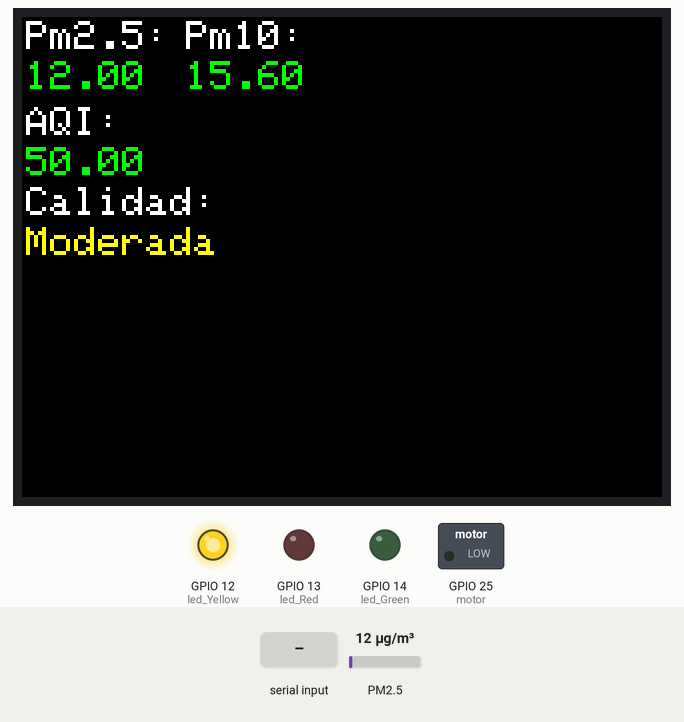
Simulated run of this sketch. Board: ESP32. Parts: 320×240 colour display, switched loads named in the sketch (green lamp = pin HIGH), output pins drawn as LEDs (lit = HIGH). Inputs (shaded band) come from the test bench; at power-on: PM2.5 12 µg/m³. Nothing arrives over Bluetooth unless stated.

Above: at 2.4 s.
2.5 s: PM2.5 set to 6 µg/m³
At 3.9 s:
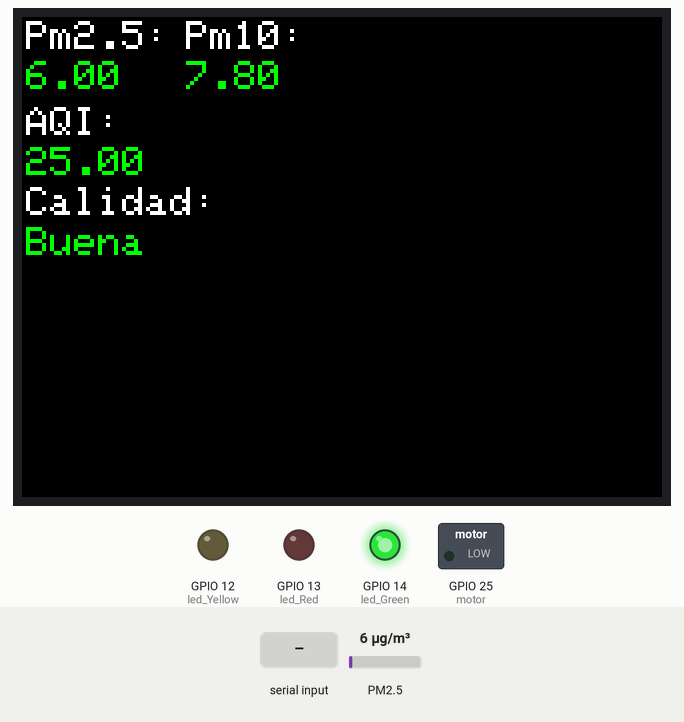
5.1 s: PM2.5 set to 9 µg/m³
At 6.6 s:
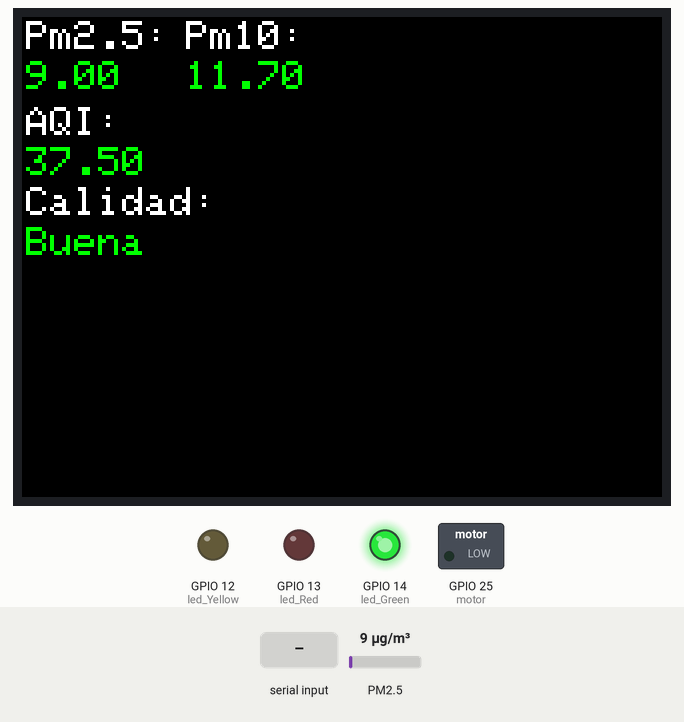
7.4 s: PM2.5 set to 13 µg/m³
At 9.4 s:
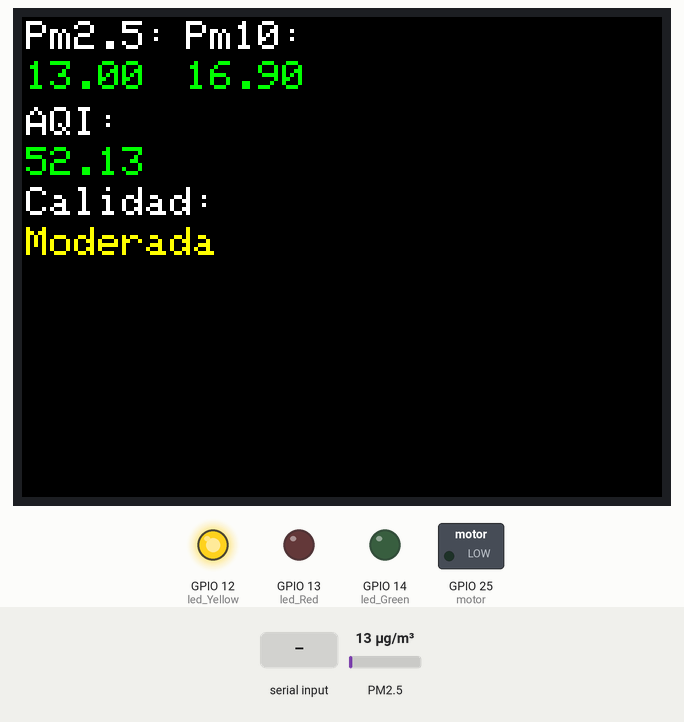
9.7 s: PM2.5 set to 51 µg/m³
At 11.0 s:
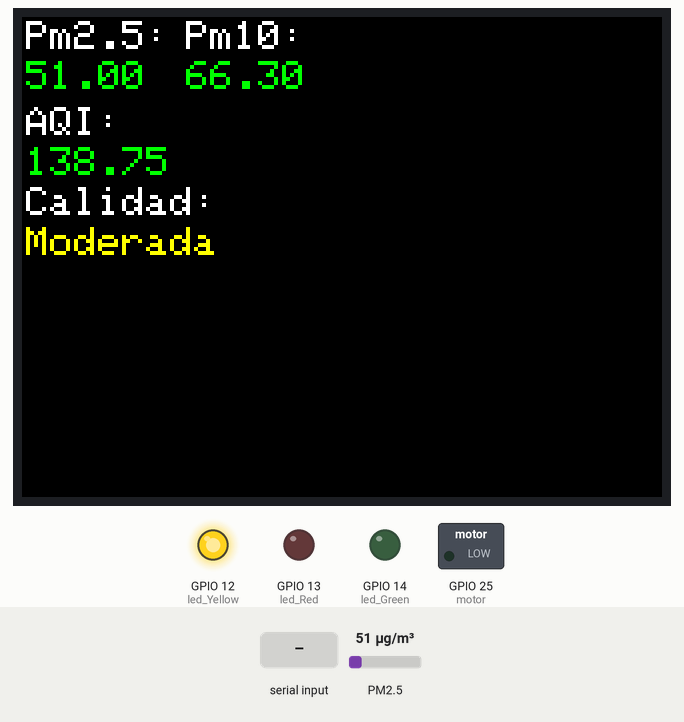
12.1 s: PM2.5 set to 59 µg/m³
At 13.9 s:
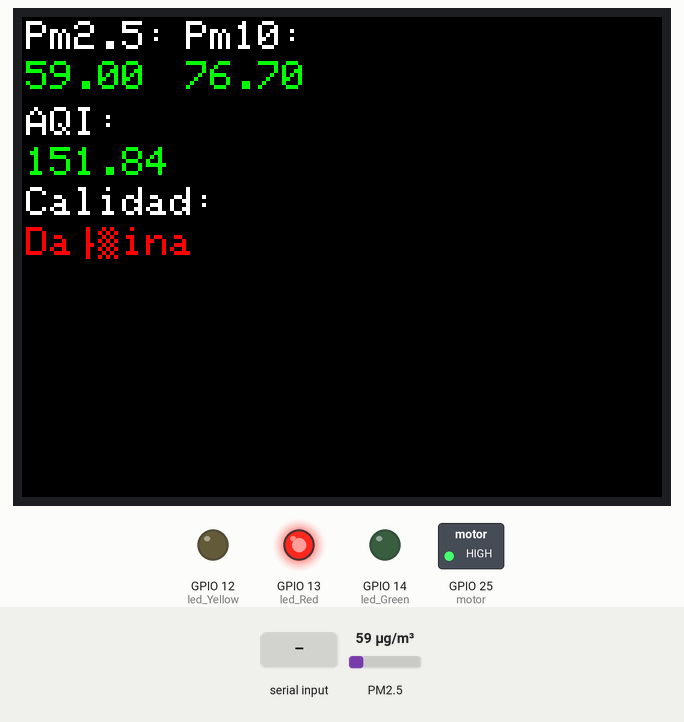
14.4 s: "0" received over the second serial link
At 15.7 s:
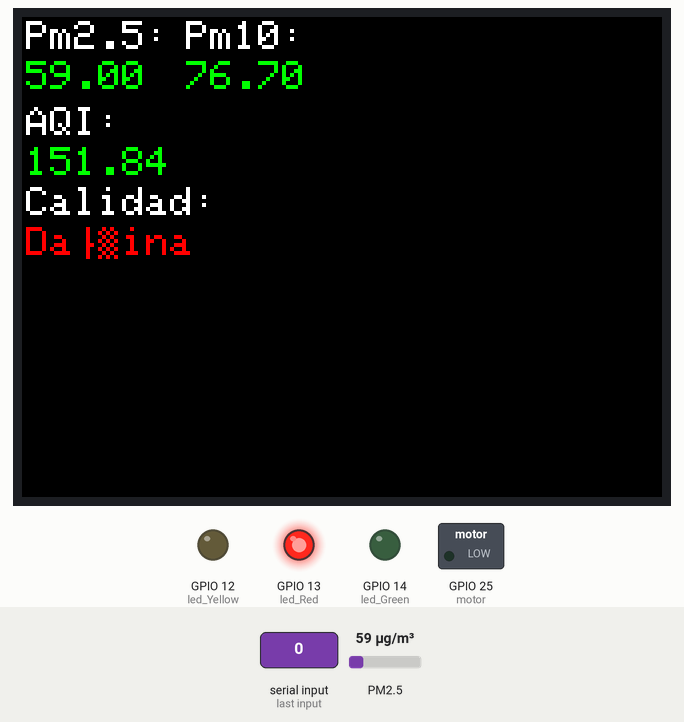
Timing chart, 0 to 17.1 s (numbered marks = the images above; inputs shaded):
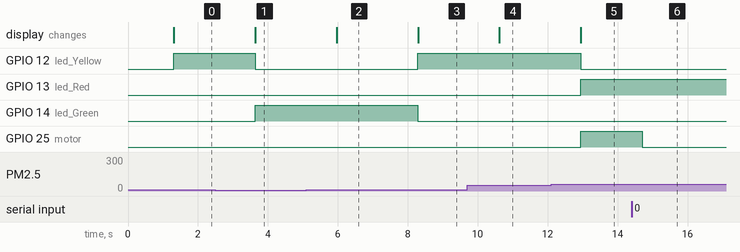

The sketch:

Proyecto.ino
```cpp
#include <SDS011.h>
#include <SPI.h>
#include <TFT_eSPI.h>
#include <HardwareSerial.h>
//#include <WiFi.h>
#include <BluetoothSerial.h>

BluetoothSerial SerialBT;
HardwareSerial SerialPort(2);
TFT_eSPI tft = TFT_eSPI();
SDS011 sds;
float p10, p25;
int led_Red = 13;
int led_Yellow = 12;
int led_Green = 14;
int motor = 25;
int intentos = 0;
float aqi_Total = 0;
bool active = true;
void setup() {
  Serial.begin(9600);
  SerialPort.begin(9600, SERIAL_8N1, 16, 17);
  sds.begin(&SerialPort);
  SerialBT.begin("ESP32_BT"); // Nombre del dispositivo Bluetooth
  tft.init();
  tft.setRotation(1);
  tft.fillScreen(TFT_BLACK);
  pinMode(led_Red, OUTPUT);
  pinMode(led_Green, OUTPUT);
  pinMode(led_Yellow, OUTPUT);
  pinMode(motor, OUTPUT);

  delay(1000);
}

void loop() {
  int error = sds.read(&p25, &p10);

  if (aqiPm10(p10) > aqiPm25(p25)){
    aqi_Total = aqiPm10(p10);
  }
  else {
    aqi_Total = aqiPm25(p25);
  }

  tft.setTextSize(2);
  tft.fillScreen(TFT_BLACK);
  tft.setCursor(2, 2);
  tft.setTextColor(TFT_WHITE);
  tft.println("Pm2.5: ");
  tft.setCursor(2, 22);
  tft.setTextColor(TFT_GREEN);
  tft.println(p25);
  tft.setCursor(82, 2);
  tft.setTextColor(TFT_WHITE);
  tft.println("Pm10: ");
  tft.setCursor(82, 22);
  tft.setTextColor(TFT_GREEN);
  tft.println(p10);
  tft.setCursor(2, 45);
  tft.setTextColor(TFT_WHITE);
  tft.println("AQI: ");
  tft.setCursor(2, 65);
  tft.setTextColor(TFT_GREEN);
  tft.println(aqi_Total);
  tft.setCursor(2, 85);
  tft.setTextColor(TFT_WHITE);
  tft.println("Calidad:");
  tft.setCursor(2, 105);
  if (aqi_Total < 50){
    digitalWrite(led_Green, HIGH);
    digitalWrite(led_Yellow, LOW);
    digitalWrite(led_Red, LOW);
    tft.setTextColor(TFT_GREEN);
    tft.println("Buena");
    if (active == true){
      digitalWrite(motor, LOW);
    }
  }
  else if (aqi_Total < 150){
    digitalWrite(led_Yellow, HIGH);
    digitalWrite(led_Green, LOW);
    digitalWrite(led_Red, LOW);
    tft.setTextColor(TFT_YELLOW);
    tft.println("Moderada");
    if (active == true){
      digitalWrite(motor, LOW);
    }
  }
  else{
    digitalWrite(led_Red, HIGH);
    digitalWrite(led_Green, LOW);
    digitalWrite(led_Yellow, LOW);
    tft.setTextColor(TFT_RED);
    tft.println("Dañina");
    if (active == true){
      digitalWrite(motor, HIGH);
    }
  }

  //Mandar los datos a traves de Bluetooth
  SerialBT.print(String(p10) + " " + String(p25) + " " + String(aqi_Total));

  if(SerialBT.available()){
    char dato = SerialBT.read();
    if (dato == '1'){
      digitalWrite(motor, HIGH);
      active = false;
    }
    else if (dato == '0'){
      digitalWrite(motor, LOW);
      active = false;
    }
    else if(dato == '2'){
      active = true;
    }
  }
  delay(500);
}

float aqiPm10(float pm10){
  float ih, il, ch, cl;
  if (pm10 <= 55){
    ih = 50;
    il = 0;
    ch = 55;
    cl = 0;
  }
  else if (pm10 <= 155){
    ih = 100;
    il = 50;
    ch = 155;
    cl = 55;
  }
  else if (pm10 <= 255){
    ih = 150;
    il = 100;
    ch = 255;
    cl = 155;
  }
  else if (pm10 <= 355){
    ih = 200;
    il = 150;
    ch = 355;
    cl = 255;
  }
  else if (pm10 <= 425){
    ih = 300;
    il = 200;
    ch = 425;
    cl = 355;
  }
  else if (pm10 <= 505){
    ih = 400;
    il = 300;
    ch = 505;
    cl = 425;
  }
  else if (pm10 <= 605){
    ih = 500;
    il = 400;
    ch = 605;
    cl = 505;
  }

  float aqi_total = aqi(ih, il, ch, cl, pm10);
  return aqi_total;
}

float aqiPm25(float pm25){
  float ih, il, ch, cl;
  if (pm25 <= 12){
    ih = 50;
    il = 0;
    ch = 12;
    cl = 0;
  }
  else if (pm25 <= 35.5){
    ih = 100;
    il = 50;
    ch = 35.5;
    cl = 12;
  }
  else if (pm25 <= 55.5){
    ih = 150;
    il = 100;
    ch = 55.5;
    cl = 35.5;
  }
  else if (pm25 <= 150.5){
    ih = 200;
    il = 150;
    ch = 150.5;
    cl = 55.5;
  }
  else if (pm25 <= 250.5){
    ih = 300;
    il = 200;
    ch = 250.5;
    cl = 150.5;
  }
  else if (pm25 <= 350.5){
    ih = 400;
    il = 300;
    ch = 350.5;
    cl = 250.5;
  }
  else if (pm25 <= 500.5){
    ih = 500;
    il = 400;
    ch = 500.5;
    cl = 350.5;
  }

  float aqi_total = aqi(ih, il, ch, cl, pm25);
  return aqi_total;
}

float aqi(float ih, float il, float ch, float cl, float cp){
  return ((ih - il)/(ch-cl)) * (cp - cl) + il;
}
```

Measured:
- the behaviour switches between 11 and 12 µg/m³ on PM2.5 (found by bisection; images 2 and 3)
- the behaviour switches between 55 and 56 µg/m³ on PM2.5 (found by bisection; images 4 and 5)
- after the input at 2.5 s, GPIO 12 (led_Yellow): HIGH → LOW after 1.1 s; GPIO 14 (led_Green): LOW → HIGH after 1.1 s; the display: changes after 1.1 s (image 1)
- after the input at 5.1 s, the display: changes after 0.87 s (image 2)
- after the input at 7.4 s, GPIO 12 (led_Yellow): LOW → HIGH after 0.89 s; GPIO 14 (led_Green): HIGH → LOW after 0.89 s; the display: changes after 0.89 s (image 3)
- after the input at 9.7 s, the display: changes after 0.92 s (image 4)
- after the input at 12.1 s, GPIO 12 (led_Yellow): HIGH → LOW after 0.85 s; GPIO 13 (led_Red), GPIO 25 (motor): LOW → HIGH after 0.85 s; the display: changes after 0.85 s (image 5)
- after the input at 14.4 s, GPIO 25 (motor): HIGH → LOW after 0.30 s
